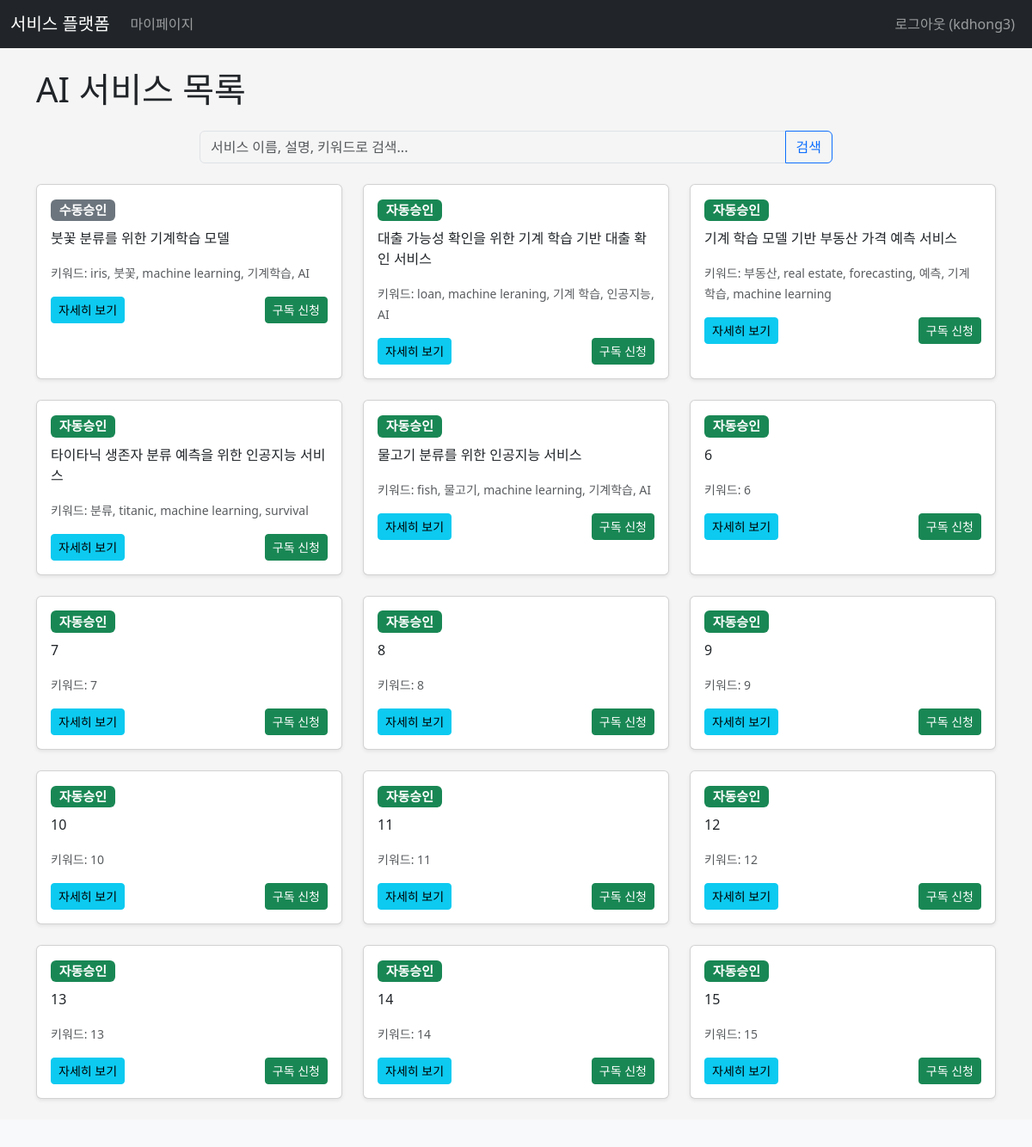
The page /services (signed in) on the database as committed earlier.
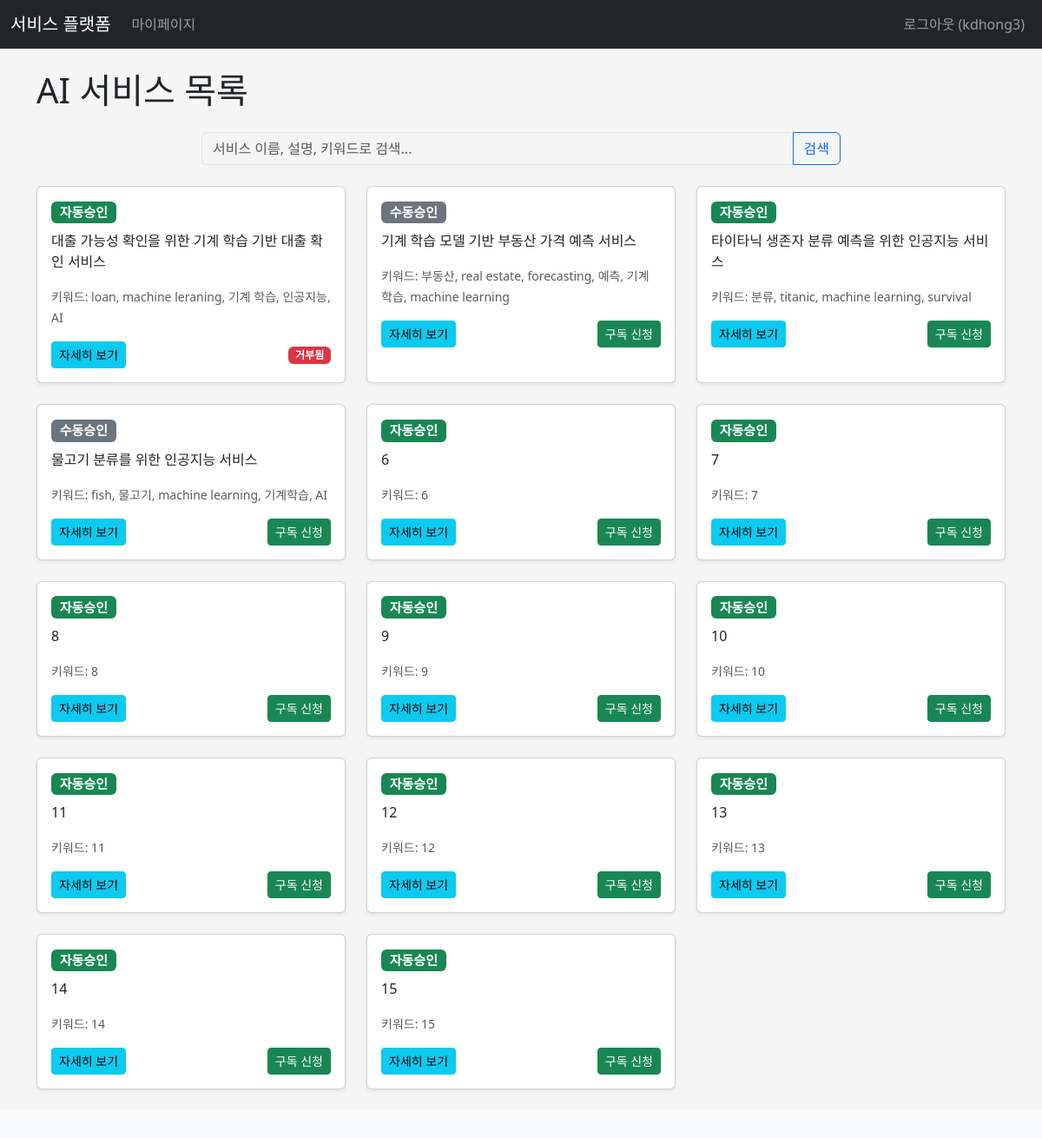
The same page on the database as committed later.
### apps/dbmodels.py (models this page shows, shortened)
class User(db.Model, UserMixin):  # db.Model, UserMixin 상속하는 User 클래스 생성
    __tablename__= "users"  # 삭제시, 테이블 이름은 Model 이름 소문자
    id=db.Column(db.Integer,primary_key=True)
    username=db.Column(db.String, index=True)
    email=db.Column(db.String, unique=True, index= True)
    password_hash=db.Column(db.String)
    is_admin=db.Column(db.Boolean,default=False)
    is_active=db.Column(db.Boolean, default=True)  # 활성화 여부
    usage_count = db.Column(db.Integer, default=0)
    daily_limit = db.Column(db.Integer, default=1000)
    monthly_limit = db.Column(db.Integer, default=5000)
    created_at=db.Column(db.DateTime, default= datetime.now)
    updated_at=db.Column(db.DateTime, default= datetime.now, onupdate=datetime.now)
    subscriptions = db.relationship('Subscription', backref='user', lazy=True, cascade='all, delete-orphan')
    @property
    def password(self):
        """
        Prevent direct reading of the password.
        Attempting to read `user.password` will raise an AttributeError.
        """
        raise AttributeError('password is not a readable attribute')
    @property
    def is_authenticated(self):
        return True

class Service(db.Model):
    __tablename__ = "services"
    id = db.Column(db.Integer, primary_key=True)
    servicename = db.Column(db.String(100), unique=True, nullable=False)
    is_active=db.Column(db.Boolean, default=True)  # 활성화 여부
    is_auto=db.Column(db.Boolean, default=True)  # 자동승인 여부
    price = db.Column(db.Integer, default=0, nullable=False)  # 서비스 단가
    description = db.Column(db.Text, nullable=False)
    keywords = db.Column(db.String(200), nullable=False)
    service_endpoint = db.Column(db.String(255), nullable=True)  # 서비스 엔드포인트 함수, 일단 True
    created_at=db.Column(db.DateTime, default= datetime.now)
    updated_at=db.Column(db.DateTime, default= datetime.now, onupdate=datetime.now)
    subscriptions = db.relationship('Subscription', backref='service', lazy=True, cascade="all, delete-orphan")

### apps/main/views.py (the view)
@main.route('/services') # 추가된 부분 1
def services():
    query = request.args.get('query', '')
    if query:
        search_results = Service.query.filter(
            and_(
                Service.is_active == True,  # Add this line to filter by active services
                or_(
                    Service.servicename.ilike(f'%{query}%'), Service.description.ilike(f'%{query}%'),
                    Service.keywords.ilike(f'%{query}%')
                )
            )
        ).all()
        title = f"'{query}' 검색 결과"
    else:    # When no query, only show active services
        search_results = Service.query.filter_by(is_active=True).all()
        title = "모든 AI 서비스"
    if current_user.is_authenticated:     # 각 서비스별 구독 상태 확인
        user_subscriptions = {sub.service_id: sub.status for sub in current_user.subscriptions}
    else:
        user_subscriptions = {}
    return render_template('main/services.html', services=search_results, query=query, title=title, user_subscriptions=user_subscriptions)

### apps/main/templates/main/services.html (shortened to what this page needs)
{% extends "base.html" %}
{% block content %}
<h1 class="mb-4">AI 서비스 목록</h1>
<div class="row mb-4">
    <div class="col-md-8 offset-md-2">
        <form method="GET" action="{{ url_for('main.services') }}" class="input-group">
            <input type="search" class="form-control" placeholder="서비스 이름, 설명, 키워드로 검색..." aria-label="Search" name="query" value="{{ query }}">
            <button class="btn btn-outline-primary" type="submit">검색</button>
        </form>
    </div>
</div>
{% if services %}
<div class="row">
    {% for service in services %}
    <div class="col-md-4 mb-4">
        <div class="card h-100 shadow-sm">
            <div class="card-body">
                <h5 class="card-title">{{ service.name }}
                    {% if service.is_auto %}
                        <span class="badge bg-success">자동승인</span>
                    {% else %}
                        <span class="badge bg-secondary">수동승인</span>
                    {% endif %}
                </h5>
                <p class="card-text">{{ service.description | truncate(150) }}</p>
                <p class="card-text"><small class="text-muted">키워드: {{ service.keywords }}</small></p>
                <div class="d-flex justify-content-between align-items-center">
                    <a href="{{ url_for('main.service_detail', service_id=service.id) }}" class="btn btn-info btn-sm">자세히 보기</a>
                    {% if current_user.is_authenticated %}
                        {% set status = user_subscriptions.get(service.id) %}
                        {% if status == 'approved' %}
                            <span class="badge bg-success">구독 중</span>
                        {% elif status == 'pending' %}
                            <span class="badge bg-warning text-dark">승인 대기 중</span>
                        {% elif status == 'rejected' %}
                            <span class="badge bg-danger">거부됨</span>
                        {% else %}
                            <a href="{{ url_for('main.service_detail', service_id=service.id) }}" class="btn btn-success btn-sm">구독 신청</a>
                        {% endif %}
                    {% else %}
                        <a href="{{ url_for('auth.login', next=url_for('main.service_detail', service_id=service.id)) }}" class="btn btn-secondary btn-sm">로그인 후 구독</a>
                    {% endif %}
                </div>
            </div>
        </div>
    </div>
    {% endfor %}
</div>
{% else %}
<div class="alert alert-info" role="alert">
    {{ "검색 결과가 없습니다." if query else "아직 등록된 AI 서비스가 없습니다." }}
</div>
{% endif %}
{% endblock %}

### apps/templates/base.html (shortened to what this page needs)
<!doctype  html><html lang="ko"><head><meta charset="UTF-8">
<link href="https://cdn.jsdelivr.net/npm/bootstrap@5.3.7/dist/css/bootstrap.min.css" rel="stylesheet">
<link rel="stylesheet" href={{ url_for('static', filename = 'css/style.css')}}/>
{% block head %}{% endblock %} </head>
<body>
<nav class="navbar navbar-expand-lg navbar-dark bg-dark">
    <div class="container-fluid">
        <a class="navbar-brand" href="{{ url_for('main.index') }}">서비스 플랫폼</a>
        <div class="collapse navbar-collapse" id="navbarNav">
            <ul class="navbar-nav me-auto mb-2 mb-lg-0">
                {% if current_user.is_authenticated %}
                    <li class="nav-item">
                        <a class="nav-link" href="{{ url_for('mypagex.dashboard') }}">마이페이지</a>
                    </li>
                {% endif %}
            </ul>
            <ul class="navbar-nav">
                {% if current_user.is_authenticated %}
                    <li class="nav-item">
                        <a class="nav-link" href="{{ url_for('auth.logout') }}">로그아웃 ({{ current_user.username }})</a>
                    </li>
                {% endif %}
            </ul>
        </div>
    </div>
</nav>
<main role="main" class="container mt-4">
    {% block content %}{% endblock %}
</main>
<footer class="footer mt-auto py-3 bg-light">
    </footer>
</body></html>

### apps/static/css/style.css (style rules this page uses)
body { background-color: #f5f5f5; }
input[type="search"] { background-color: #f5f5f5; }

Rows that differ between the two databases and show on the page:
no longer on this page (row edited): Service: is_auto "수동승인", description "붓꽃 분류를 위한 기계학습 모델", keywords "iris, 붓꽃, machine learning, 기계학습, AI"
computed for Service "대출 가능성 확인을 위한 기계 학습 기반 대출 확인 서비스": text "구독 신청" → "거부됨"
changed Service "기계 학습 모델 기반 부동산 가격 예측 서비스": is_auto "자동승인" → "수동승인"
changed Service "물고기 분류를 위한 인공지능 서비스": is_auto "자동승인" → "수동승인"
